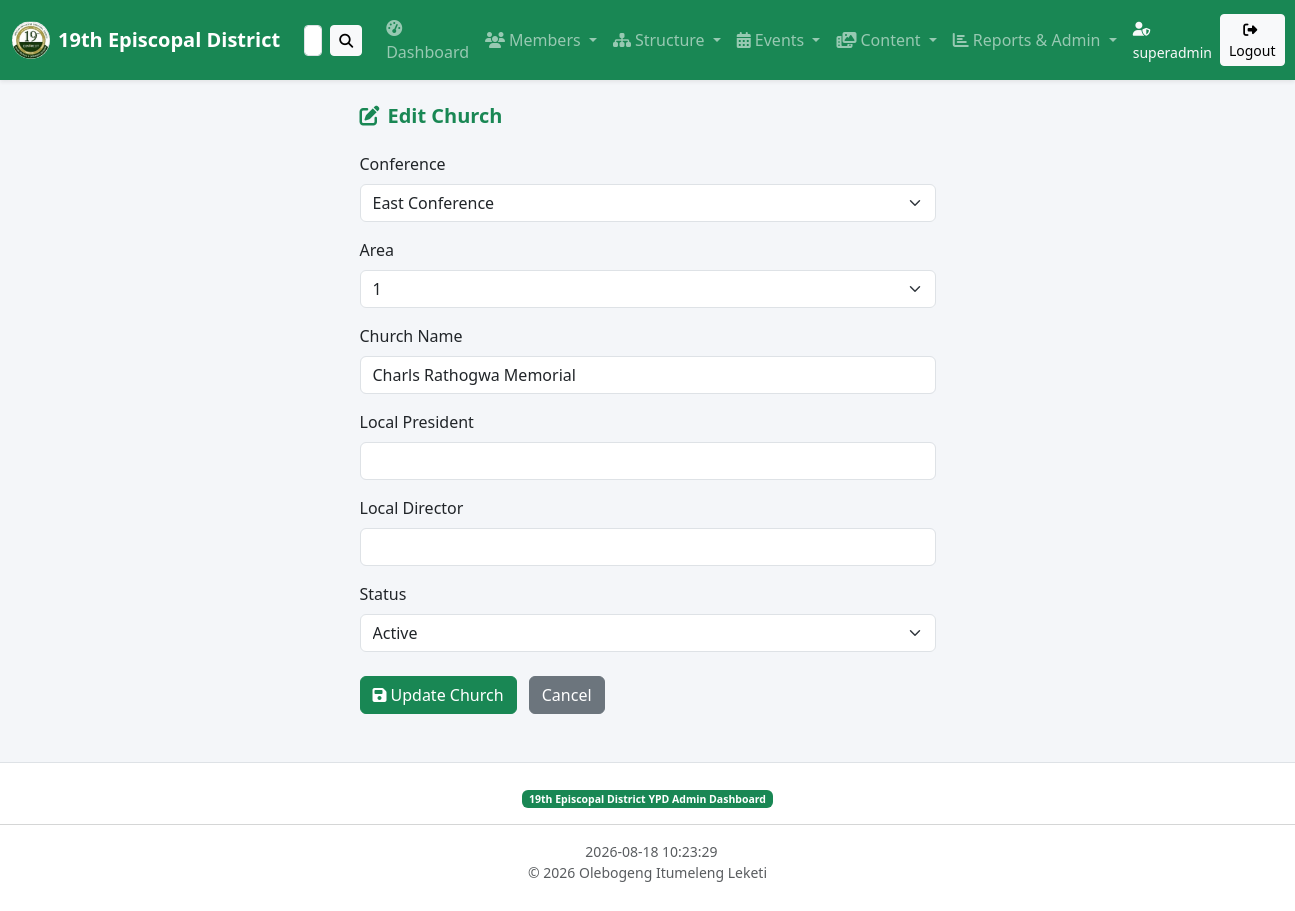
The page /forms/edit_church.php?id=83 (signed in) on the database its author committed.
### tables this page shows
CREATE TABLE churches (
    church_id                   INT AUTO_INCREMENT PRIMARY KEY,
    district_id                 INT NOT NULL DEFAULT 19,
    conference_id               INT NULL,
    area_id                     INT NULL,
    local_church_name           VARCHAR(255) NOT NULL,
    local_church_president_name VARCHAR(255) NULL,
    local_church_director_name  VARCHAR(255) NULL,
    status                      VARCHAR(20) NOT NULL DEFAULT 'active',
    created_at                  TIMESTAMP DEFAULT CURRENT_TIMESTAMP
);

CREATE TABLE areas (
    area_id             INT AUTO_INCREMENT PRIMARY KEY,
    district_id         INT NOT NULL DEFAULT 19,
    conference_id       INT NULL,
    area_name           VARCHAR(255) NULL,
    area_president_name VARCHAR(255) NULL,
    area_director_name  VARCHAR(255) NULL,
    created_at          TIMESTAMP DEFAULT CURRENT_TIMESTAMP
);

### forms/edit_church.php (the view, shortened to what this page needs)
<?php
require_once '../db.php';
$id = (int)$_GET['id'];
$stmt = $pdo->prepare("SELECT * FROM churches WHERE church_id = ?");
$stmt->execute([$id]);
$ch = $stmt->fetch();
$conferences = $pdo->query("SELECT conference_id, conference_name FROM conferences ORDER BY conference_name")->fetchAll();
$areas       = $pdo->query("SELECT area_id, area_name, conference_id FROM areas ORDER BY area_name")->fetchAll();
?>
<!DOCTYPE html>
<html lang="en">
<head>
  <link rel="stylesheet" href="https://cdn.jsdelivr.net/npm/bootstrap@5.3.0/dist/css/bootstrap.min.css">
  <link rel="stylesheet" href="https://cdnjs.cloudflare.com/ajax/libs/font-awesome/6.4.0/css/all.min.css">
  <link rel="stylesheet" href="../assets/css/styles.css">
</head>
<body>
<?php include '../includes/header.php'; ?>
<div class="container mt-4" style="max-width:600px">
  <h5 class="fw-bold text-success mb-4"><i class="fas fa-edit me-2"></i>Edit Church</h5>
  <form method="POST" action="../actions/update_church.php">
    <div class="mb-3">
      <label class="form-label">Conference</label>
      <select name="conference_id" id="confSelect" class="form-select">
        <?php foreach ($conferences as $c): ?>
          <option value="<?= $c['conference_id'] ?>" <?= $ch['conference_id']==$c['conference_id']?'selected':'' ?>><?= htmlspecialchars($c['conference_name']) ?></option>
        <?php endforeach; ?>
      </select>
    </div>
    <div class="mb-3">
      <label class="form-label">Area</label>
      <select name="area_id" id="areaSelect" class="form-select">
        <?php foreach ($areas as $a): ?>
          <option value="<?= $a['area_id'] ?>" data-conf="<?= $a['conference_id'] ?>" <?= $ch['area_id']==$a['area_id']?'selected':'' ?>><?= htmlspecialchars($a['area_name']) ?></option>
        <?php endforeach; ?>
      </select>
    </div>
    <div class="mb-3">
      <label class="form-label">Church Name</label>
      <input type="text" name="local_church_name" class="form-control" value="<?= htmlspecialchars($ch['local_church_name']) ?>">
    </div>
    <div class="mb-3">
      <label class="form-label">Local President</label>
      <input type="text" name="local_church_president_name" class="form-control" value="<?= htmlspecialchars($ch['local_church_president_name'] ?? '') ?>">
    </div>
    <div class="mb-3">
      <label class="form-label">Local Director</label>
      <input type="text" name="local_church_director_name" class="form-control" value="<?= htmlspecialchars($ch['local_church_director_name'] ?? '') ?>">
    </div>
    <div class="mb-4">
      <label class="form-label">Status</label>
      <select name="status" class="form-select">
        <option value="active"   <?= $ch['status']==='active'  ?'selected':'' ?>>Active</option>
      </select>
    </div>
    <button type="submit" class="btn btn-success"><i class="fas fa-save me-1"></i>Update Church</button>
    <a href="../views/churches.php" class="btn btn-secondary ms-2">Cancel</a>
  </form>
</div>
<?php include '../includes/footer.php'; ?>
</body>
</html>

### assets/css/styles.css (style rules this page uses)
body { background-color: #f4f6f9; font-family: 'Segoe UI', sans-serif; }

### rows shown on the page
churches: area_id "1", local_church_name "Charls Rathogwa Memorial", status "Active"

### other values the page prints
$authUser['username'] "superadmin"
form field conference_id "East Conference"
